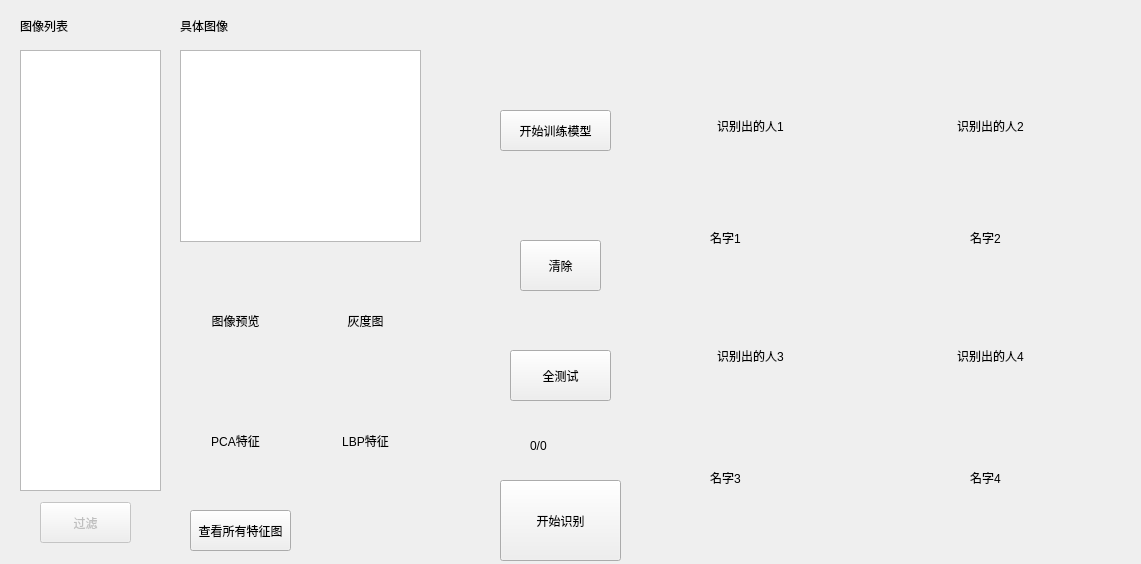
<?xml version="1.0" encoding="UTF-8"?>
<ui version="4.0">
 <class>Widget</class>
 <widget class="QWidget" name="Widget">
  <property name="geometry">
   <rect>
    <x>0</x>
    <y>0</y>
    <width>1141</width>
    <height>564</height>
   </rect>
  </property>
  <property name="windowTitle">
   <string>Widget</string>
  </property>
  <widget class="QLabel" name="label">
   <property name="geometry">
    <rect>
     <x>20</x>
     <y>20</y>
     <width>54</width>
     <height>12</height>
    </rect>
   </property>
   <property name="text">
    <string>图像列表</string>
   </property>
  </widget>
  <widget class="QLabel" name="label_2">
   <property name="geometry">
    <rect>
     <x>180</x>
     <y>20</y>
     <width>54</width>
     <height>12</height>
    </rect>
   </property>
   <property name="text">
    <string>具体图像</string>
   </property>
  </widget>
  <widget class="QListWidget" name="ImgDirList">
   <property name="geometry">
    <rect>
     <x>20</x>
     <y>50</y>
     <width>141</width>
     <height>441</height>
    </rect>
   </property>
  </widget>
  <widget class="QListWidget" name="ImgList">
   <property name="geometry">
    <rect>
     <x>180</x>
     <y>50</y>
     <width>241</width>
     <height>192</height>
    </rect>
   </property>
  </widget>
  <widget class="QLabel" name="PreviewImg">
   <property name="geometry">
    <rect>
     <x>180</x>
     <y>270</y>
     <width>111</width>
     <height>101</height>
    </rect>
   </property>
   <property name="text">
    <string>图像预览</string>
   </property>
   <property name="scaledContents">
    <bool>true</bool>
   </property>
   <property name="alignment">
    <set>Qt::AlignCenter</set>
   </property>
  </widget>
  <widget class="QPushButton" name="RecoButton">
   <property name="geometry">
    <rect>
     <x>500</x>
     <y>480</y>
     <width>121</width>
     <height>81</height>
    </rect>
   </property>
   <property name="text">
    <string>开始识别</string>
   </property>
  </widget>
  <widget class="QLabel" name="ReImg1">
   <property name="geometry">
    <rect>
     <x>650</x>
     <y>30</y>
     <width>201</width>
     <height>191</height>
    </rect>
   </property>
   <property name="text">
    <string>识别出的人1</string>
   </property>
   <property name="scaledContents">
    <bool>true</bool>
   </property>
   <property name="alignment">
    <set>Qt::AlignCenter</set>
   </property>
  </widget>
  <widget class="QLabel" name="ReImg2">
   <property name="geometry">
    <rect>
     <x>890</x>
     <y>30</y>
     <width>201</width>
     <height>191</height>
    </rect>
   </property>
   <property name="text">
    <string>识别出的人2</string>
   </property>
   <property name="scaledContents">
    <bool>true</bool>
   </property>
   <property name="alignment">
    <set>Qt::AlignCenter</set>
   </property>
  </widget>
  <widget class="QLabel" name="ReImg3">
   <property name="geometry">
    <rect>
     <x>650</x>
     <y>260</y>
     <width>201</width>
     <height>191</height>
    </rect>
   </property>
   <property name="text">
    <string>识别出的人3</string>
   </property>
   <property name="scaledContents">
    <bool>true</bool>
   </property>
   <property name="alignment">
    <set>Qt::AlignCenter</set>
   </property>
  </widget>
  <widget class="QLabel" name="ReImg4">
   <property name="geometry">
    <rect>
     <x>890</x>
     <y>260</y>
     <width>201</width>
     <height>191</height>
    </rect>
   </property>
   <property name="text">
    <string>识别出的人4</string>
   </property>
   <property name="scaledContents">
    <bool>true</bool>
   </property>
   <property name="alignment">
    <set>Qt::AlignCenter</set>
   </property>
  </widget>
  <widget class="QLabel" name="ReName1">
   <property name="geometry">
    <rect>
     <x>710</x>
     <y>230</y>
     <width>111</width>
     <height>16</height>
    </rect>
   </property>
   <property name="text">
    <string>名字1</string>
   </property>
  </widget>
  <widget class="QLabel" name="ReName2">
   <property name="geometry">
    <rect>
     <x>970</x>
     <y>230</y>
     <width>111</width>
     <height>16</height>
    </rect>
   </property>
   <property name="text">
    <string>名字2</string>
   </property>
  </widget>
  <widget class="QLabel" name="ReName3">
   <property name="geometry">
    <rect>
     <x>710</x>
     <y>470</y>
     <width>111</width>
     <height>16</height>
    </rect>
   </property>
   <property name="text">
    <string>名字3</string>
   </property>
  </widget>
  <widget class="QLabel" name="ReName4">
   <property name="geometry">
    <rect>
     <x>970</x>
     <y>470</y>
     <width>111</width>
     <height>16</height>
    </rect>
   </property>
   <property name="text">
    <string>名字4</string>
   </property>
  </widget>
  <widget class="QPushButton" name="TrainButton">
   <property name="enabled">
    <bool>true</bool>
   </property>
   <property name="geometry">
    <rect>
     <x>500</x>
     <y>110</y>
     <width>111</width>
     <height>41</height>
    </rect>
   </property>
   <property name="text">
    <string>开始训练模型</string>
   </property>
  </widget>
  <widget class="QPushButton" name="ClearButton">
   <property name="geometry">
    <rect>
     <x>520</x>
     <y>240</y>
     <width>81</width>
     <height>51</height>
    </rect>
   </property>
   <property name="text">
    <string>清除</string>
   </property>
  </widget>
  <widget class="QPushButton" name="FilteButton">
   <property name="enabled">
    <bool>false</bool>
   </property>
   <property name="geometry">
    <rect>
     <x>40</x>
     <y>502</y>
     <width>91</width>
     <height>41</height>
    </rect>
   </property>
   <property name="text">
    <string>过滤</string>
   </property>
  </widget>
  <widget class="QLabel" name="PreImgGrey">
   <property name="geometry">
    <rect>
     <x>310</x>
     <y>270</y>
     <width>111</width>
     <height>101</height>
    </rect>
   </property>
   <property name="text">
    <string>灰度图</string>
   </property>
   <property name="scaledContents">
    <bool>true</bool>
   </property>
   <property name="alignment">
    <set>Qt::AlignCenter</set>
   </property>
  </widget>
  <widget class="QLabel" name="PreImgComPCA">
   <property name="geometry">
    <rect>
     <x>180</x>
     <y>390</y>
     <width>111</width>
     <height>101</height>
    </rect>
   </property>
   <property name="text">
    <string>PCA特征</string>
   </property>
   <property name="scaledContents">
    <bool>true</bool>
   </property>
   <property name="alignment">
    <set>Qt::AlignCenter</set>
   </property>
  </widget>
  <widget class="QLabel" name="PreImgComLBP">
   <property name="geometry">
    <rect>
     <x>310</x>
     <y>390</y>
     <width>111</width>
     <height>101</height>
    </rect>
   </property>
   <property name="text">
    <string>LBP特征</string>
   </property>
   <property name="scaledContents">
    <bool>true</bool>
   </property>
   <property name="alignment">
    <set>Qt::AlignCenter</set>
   </property>
  </widget>
  <widget class="QPushButton" name="ViewAll">
   <property name="geometry">
    <rect>
     <x>190</x>
     <y>510</y>
     <width>101</width>
     <height>41</height>
    </rect>
   </property>
   <property name="text">
    <string>查看所有特征图</string>
   </property>
  </widget>
  <widget class="QPushButton" name="testAllButton">
   <property name="geometry">
    <rect>
     <x>510</x>
     <y>350</y>
     <width>101</width>
     <height>51</height>
    </rect>
   </property>
   <property name="text">
    <string>全测试</string>
   </property>
  </widget>
  <widget class="QLabel" name="shibielv">
   <property name="geometry">
    <rect>
     <x>530</x>
     <y>430</y>
     <width>91</width>
     <height>31</height>
    </rect>
   </property>
   <property name="text">
    <string>0/0</string>
   </property>
   <property name="wordWrap">
    <bool>true</bool>
   </property>
  </widget>
 </widget>
 <layoutdefault spacing="6" margin="11"/>
 <resources/>
 <connections/>
</ui>
